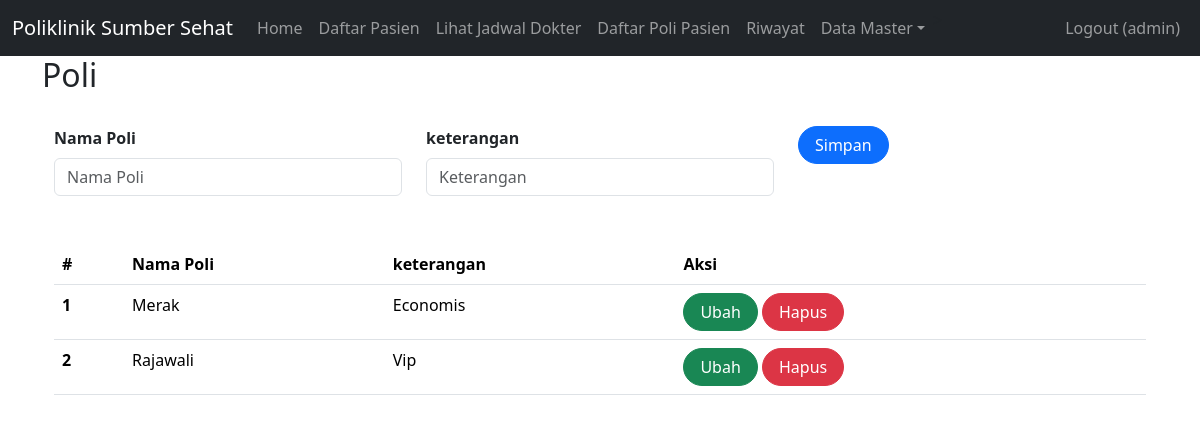
/index.php?page=poli (signed in), run on an earlier commit of the app's database.
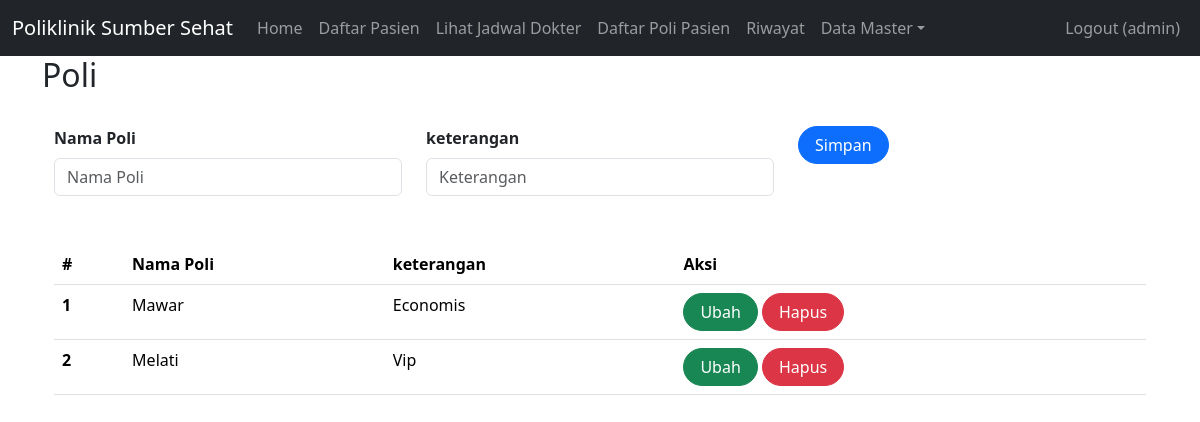
And on a later commit of the database.
### tables this page shows
CREATE TABLE `poli` (
  `id` int(11) UNSIGNED NOT NULL,
  `nama_poli` varchar(25) NOT NULL,
  `keterangan` text NOT NULL
);

### poli.php (the view, shortened to what this page needs)
<h2>Poli</h2>
<br>
<div class="container">
    <form class="form row" method="POST" action="" name="myForm" onsubmit="return(validate());">
        <?php
        $nama_poli = '';
        $keterangan = '';
        ?>
        <div class="col">
        <label for="inputNama" class="form-label fw-bold">
            Nama Poli
        </label>
        <input type="varchar" class="form-control" name="nama_poli" id="inputNama_obat" placeholder="Nama Poli" value="<?php echo $nama_poli ?>">
        </div>
        <div class="col">
            <label for="inputAlamat" class="form-label fw-bold">
                keterangan
            </label>
            <input type="text" class="form-control" name="keterangan" id="inputKeterangan" placeholder="Keterangan" value="<?php echo $keterangan ?>">
        </div>
        <div class="col">
            <button type="submit" class="btn btn-primary rounded-pill px-3" name="simpan">Simpan</button>
        </div>
    </form>
    <br>
    <br>
    <table class="table table-hover">
        <thead>
            <tr>
                <th scope="col">#</th>
                <th scope="col">Nama Poli</th>
                <th scope="col">keterangan</th>
                <th scope="col">Aksi</th>
            </tr>
        </thead>
        <tbody>
            <?php
            $result = mysqli_query($mysqli, "SELECT * FROM poli");
            $no = 1;
            while ($data = mysqli_fetch_array($result)) {
            ?>
                <tr>
                    <th scope="row"><?php echo $no++ ?></th>
                    <td><?php echo $data['nama_poli'] ?></td>
                    <td><?php echo $data['keterangan'] ?></td>
                    <td>
                        <a class="btn btn-success rounded-pill px-3" href="index.php?page=poli&id=<?php echo $data['id'] ?>">Ubah</a>
                        <a class="btn btn-danger rounded-pill px-3" href="index.php?page=poli&id=<?php echo $data['id'] ?>&aksi=hapus">Hapus</a>
                    </td>
                </tr>
            <?php
            }
            ?>
        </tbody>
    </table>

What changed in the data, as far as the page shows it:
changed poli "Economis": nama_poli "Merak" → "Mawar"
changed poli "Vip": nama_poli "Rajawali" → "Melati"
